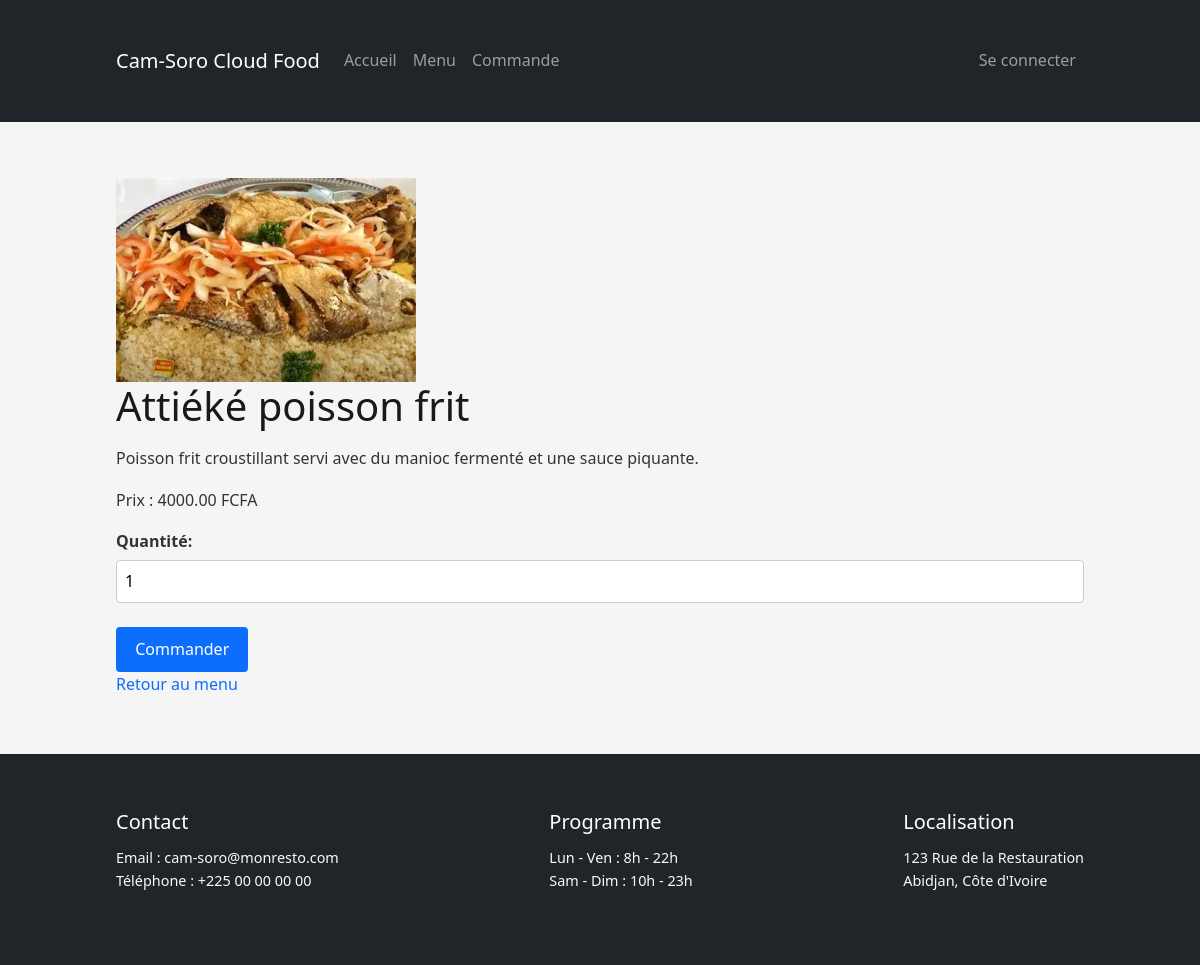
Page /menu/4/ on the committed database.
### app/models.py (models this page shows, shortened)
class Menu(models.Model):
    name = models.CharField(max_length=100)          # Nom du plat
    description = models.TextField(blank=True)       # Description du plat
    price = models.DecimalField(max_digits=6, decimal_places=2)  # Prix du plat
    image = models.ImageField(upload_to='images/', blank=True, null=True)  # Image du plat (optionnelle)

### app/views.py (the view)
# urls.py: path('menu/<int:pk>/', views.menu_detail, name='menu_detail'),  # Détail d’un plat
def menu_detail(request, pk):
    plat = get_object_or_404(Menu, pk=pk)
    return render(request, 'app/menu_detail.html', {'plat': plat})

### app/templates/app/menu_detail.html (shortened to what this page needs)
{% extends 'app/base.html' %}
{% load static %}
{% block content %}
{% if plat.image %}
  <img src="{{ plat.image.url }}" alt="{{ plat.name }}" style="max-width:300px;">
{% endif %}
<h1>{{ plat.name }}</h1>
<p>{{ plat.description }}</p>
<p>Prix : {{ plat.price }} FCFA</p>
<form method="post" action="{% url 'app:commande_create' %}">
  <label for="quantite">Quantité:</label>
  <input type="number" name="quantite" id="quantite" value="1" min="1" required>
  <button type="submit">Commander</button>
</form>
<a href="{% url 'app:menu_list' %}">Retour au menu</a>
{% endblock %}

### app/static/app/css/styles.css (style rules this page uses)
body { font-family: 'Segoe UI', Tahoma, Geneva, Verdana, sans-serif; background-color: #f5f5f5; color: #333; margin: 0; padding: 0; line-height: 1.6; }
h1, h2, h3 { color: #191919; margin-bottom: 1rem; }
a { color: #0d6efd; text-decoration: none; }
form label { display: block; margin-top: 1rem; font-weight: bold; }
form input[type="text"], form input[type="number"], form input[type="email"], form input[type="password"], form select, form textarea { width: 100%; padding: 0.5rem; margin-top: 0.3rem; border: 1px solid #ccc; border-radius: 4px; }
form button { margin-top: 1.5rem; padding: 0.6rem 1.2rem; border: none; border-radius: 4px; background-color: #0d6efd; color: white; cursor: pointer; }

### rows in the picture
Menu: image (picture), name "Attiéké poisson frit", description "Poisson frit croustillant servi avec du manioc fermenté et une sauce piquante.", price "4000.00"
